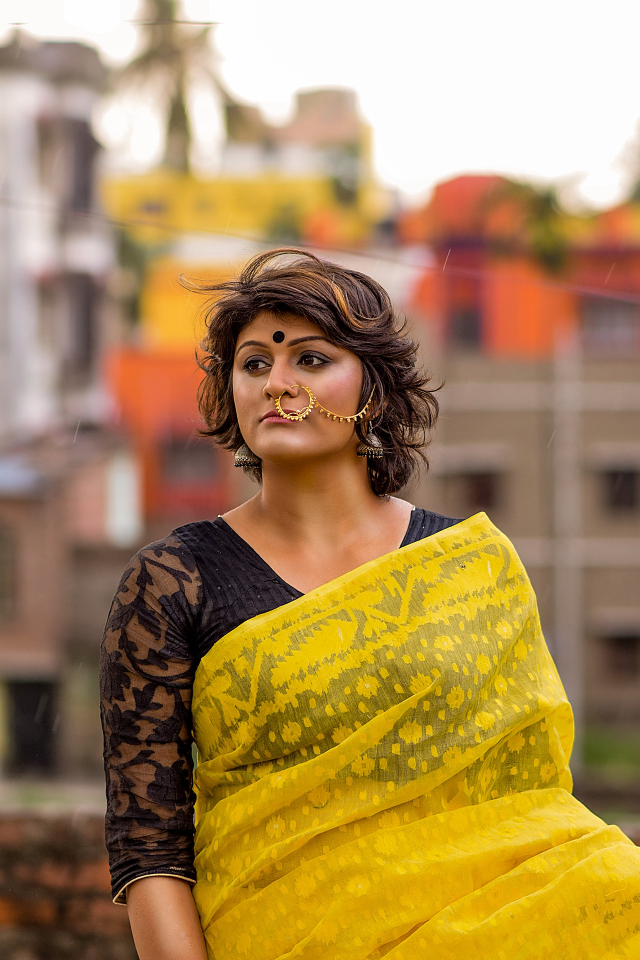
#> input picture src/images/test_image1.jpg, 1280 x 1920 px, given in place of the camera (shown at 1/2 size)
$ python create_data.py
#> lines starting #> are read from the running program, lines starting #| are printed output that depends on the picture; after the words box and inside, x2 and y2 are one past the last pixel; in counts of white or black regions, pixels touching at a corner belong together
# Benötigte Bibliotheken importieren.
import cv2, sys, numpy, os, csv, time

# Dimensionen der Kamera.
(width, height) = (1920, 1080)

# Spezifiziert die Methode, mit der Gesichter erkannt werden.
face_classificator = 'haar_cascade_frontal.xml'

# Projektpfad.
project_path = os.path.curdir

# Ordername für die Daten.
datasets = 'datasets'

# Ordnername für Videobilder.
sub_data = 'videodata'

# Zusammengefügter Pfad aus Projektpfad und Daten/Videobilder.
dataset_folder_path = os.path.join(project_path, datasets, sub_data)

# Pfad der CSV-Datei, in der Koordinaten des Gesichts für die SerialAPI gespeichert werden.
csv_file_path = os.path.join(project_path, 'coordinates.csv')


# Erzeugt, wenn noch nicht existent, die Ordner, in dem die Videobilder gespeichert werden.
def create_dataset_directory(path):
    if not os.path.exists(path):
        os.makedirs(path)
        print("Dataset directory created.")
    else:
        print("Dataset directory already exists.")

# Start des Programms ####################################################
create_dataset_directory(dataset_folder_path)

# Erstellt die CSV-Datei zunächst ohne Daten im Projektordner.
if not os.path.exists(csv_file_path):
    csv_create = open(os.path.join(project_path, 'coordinates.csv'), 'x')
    csv_create.close()

# Spezifizieren der Gesichtserkennungmethode.
face_cascade = cv2.CascadeClassifier(face_classificator)

# Die extern angeschlossene Kamera verwenden.
# 0 - Windows-Standardkamera
# 1 - 2. Kamera
webcam = cv2.VideoCapture(0)

count = 1
while count < 2147483647:
    # Bildaufnahme.
    (_, image) = webcam.read()
#> image is the input picture: shape (1920, 1280, 3); mean B, G, R 87.9, 138.1, 170.4
    # 640 x 480
    # Rechteck für die X-Achse (mit Toleranzgrenze).
    cv2.rectangle(image, (0,210), (640,270), (255,0,0), 2)

    # Rechteck für die Y-Achse (mit Toleranzgrenze).
    cv2.rectangle(image, (290,0), (350,480), (255, 0, 0), 2)
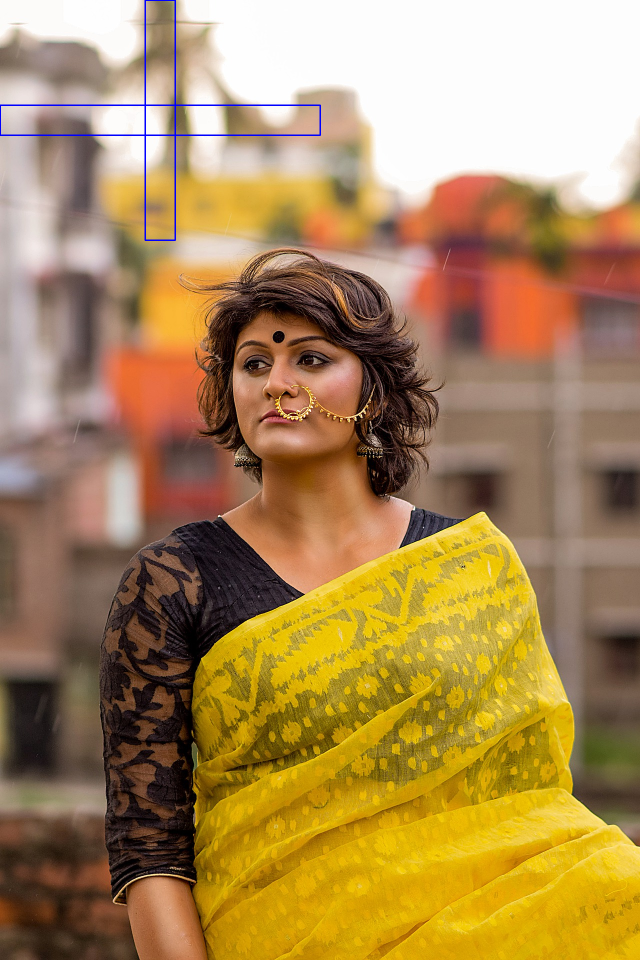
#> image: shape (1920, 1280, 3) (shown at 1/2 size); mean B, G, R 88.2, 137.6, 169.8

    # Bild in Graustufen konvertieren.
    gray = cv2.cvtColor(image, cv2.COLOR_BGR2GRAY)
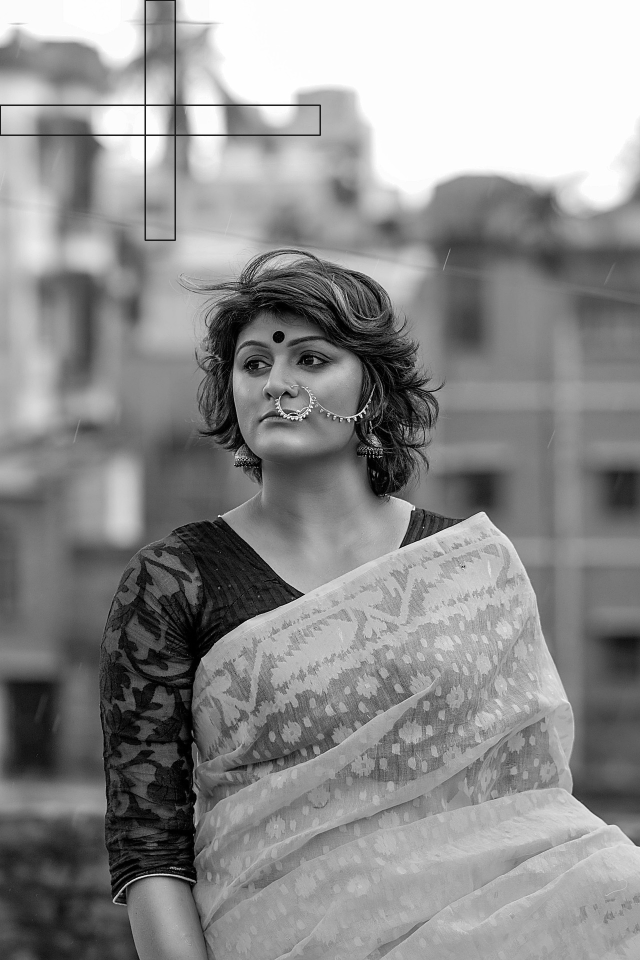
#> gray: shape (1920, 1280) (shown at 1/2 size); min 0, max 255, mean 141.6

    # Gesichter im Graustufen-Bild erkennen.
    faces = face_cascade.detectMultiScale(gray, 1.3, 4)
#> faces = [[419, 610, 293, 293]]

    # Für jedes Gesicht wird diese Schleife durchlaufen.
    for(xCell, yCell, faceWidth, faceHeight) in faces:
        if count % 3000:
            print('Coordinates will get saved: ', xCell, yCell)
            # Koordinaten des Gesichts in CSV-Datei speichern.
            # Try-Block ist als Sicherheitsmechanismus eingebaut, falls die CSV-Datei von der SerialAPI gelesen wird.
            try:
                with open(os.path.join(project_path, 'coordinates.csv'), 'r+') as csv:
                    csv.seek(0)
                    csv.truncate()
                    csv.write(str(xCell) + ';' + str(yCell) + '\n')
                    csv.close()
            except IOError:
                print('File is already opened')
            # Rechteck um das erkannte Gesicht zeichnen.
            cv2.rectangle(image, (xCell, yCell), (xCell + faceWidth, yCell + faceHeight), (255, 0, 0), 2)
            face = gray[yCell:yCell + faceHeight, xCell:xCell + faceWidth]
            face_resize = cv2.resize(face, (width, height))
            # Bild des Gesichts speichern.
            cv2.imwrite('% s/% s.png' % (dataset_folder_path, count), face_resize)
        else:
            cv2.rectangle(image, (xCell, yCell), (xCell + faceWidth, yCell + faceHeight), (255, 0, 0), 2)
            face = gray[yCell:yCell + faceHeight, xCell:xCell + faceWidth]
            face_resize = cv2.resize(face, (width, height))
            cv2.imwrite('% s/% s.png' % (dataset_folder_path, count), face_resize)
#> this loop made 1 pass
#| Coordinates will get saved:  419 610
#| File is already opened
#> pass 1, `face = gray[yCell:yCell + faceHeight, xCell:xCell + faceWidth]`:
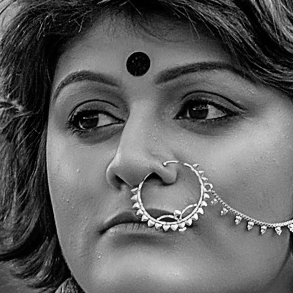
#> face: shape (293, 293); min 0, max 254, mean 95.4
#> pass 1, `face_resize = cv2.resize(face, (width, height))`:
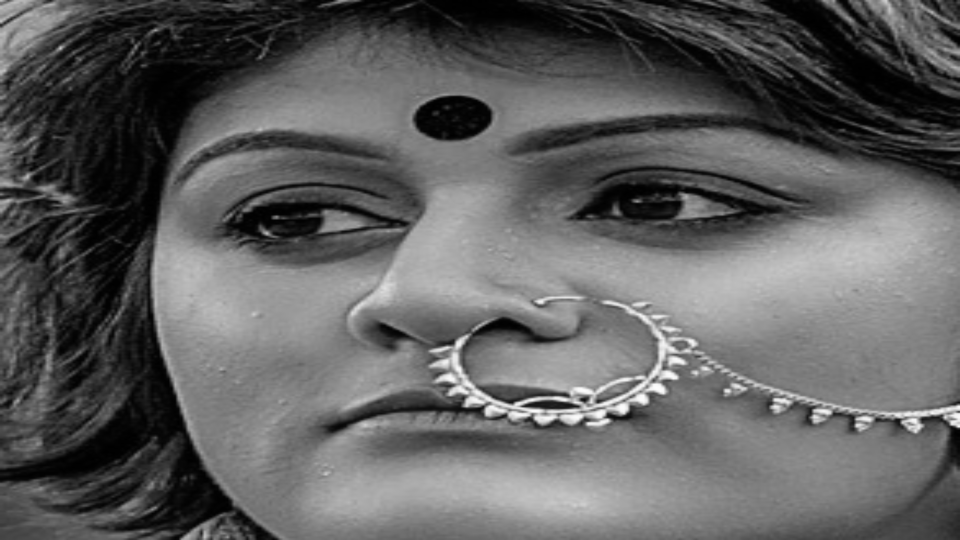
#> face_resize: shape (1080, 1920) (shown at 1/2 size); min 0, max 253, mean 95.3
#> after the loop:
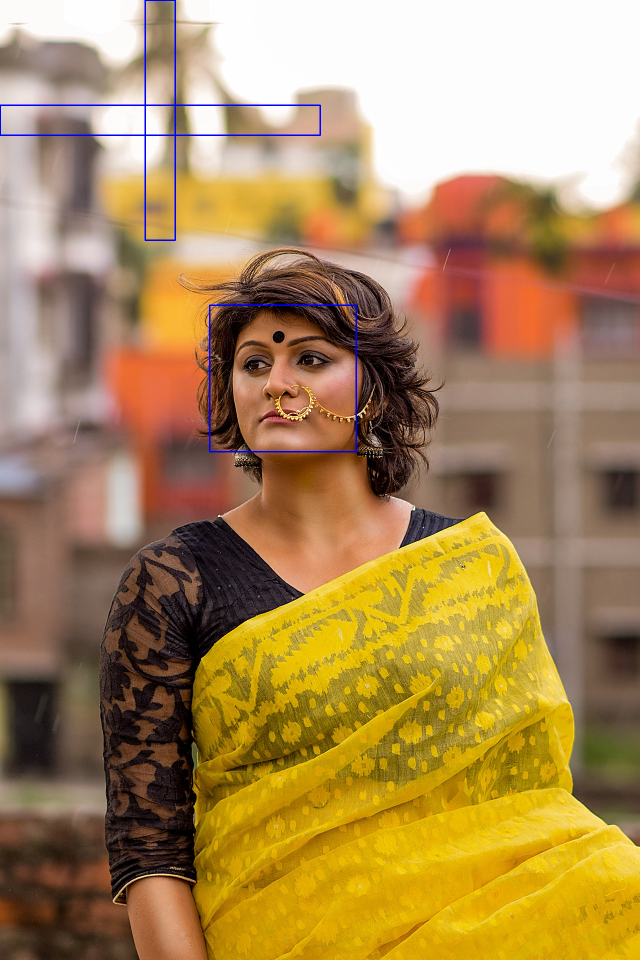
#> image: shape (1920, 1280, 3) (shown at 1/2 size); 0.14% of pixels changed, all inside (x1, y1, x2, y2) = (418, 609, 714, 905)
    count += 1

    cv2.imshow('OpenCV', image)
    key = cv2.waitKey(10)
#> (key Esc is pressed here)
    if key == 27:
        break
